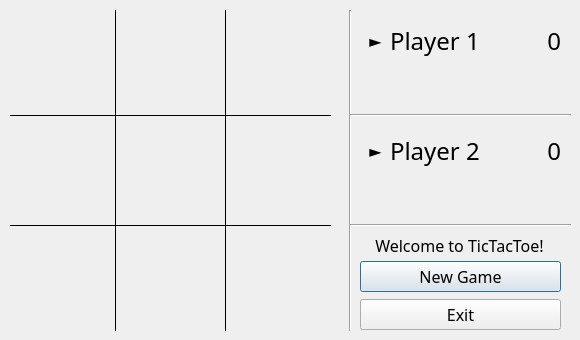
<?xml version="1.0" encoding="UTF-8"?>
<ui version="4.0">
 <class>TicTacToe</class>
 <widget class="QMainWindow" name="TicTacToe">
  <property name="geometry">
   <rect>
    <x>0</x>
    <y>0</y>
    <width>580</width>
    <height>340</height>
   </rect>
  </property>
  <property name="minimumSize">
   <size>
    <width>580</width>
    <height>340</height>
   </size>
  </property>
  <property name="maximumSize">
   <size>
    <width>580</width>
    <height>340</height>
   </size>
  </property>
  <property name="font">
   <font>
    <family>Trebuchet MS</family>
   </font>
  </property>
  <property name="windowTitle">
   <string>TicTacToe by Pascal Schimkus</string>
  </property>
  <widget class="QWidget" name="centralwidget">
   <widget class="QLabel" name="labelPlayer1">
    <property name="geometry">
     <rect>
      <x>390</x>
      <y>20</y>
      <width>111</width>
      <height>41</height>
     </rect>
    </property>
    <property name="font">
     <font>
      <pointsize>18</pointsize>
     </font>
    </property>
    <property name="text">
     <string>Player 1</string>
    </property>
   </widget>
   <widget class="QLabel" name="labelPlayer2">
    <property name="geometry">
     <rect>
      <x>390</x>
      <y>130</y>
      <width>111</width>
      <height>41</height>
     </rect>
    </property>
    <property name="font">
     <font>
      <pointsize>18</pointsize>
     </font>
    </property>
    <property name="text">
     <string>Player 2</string>
    </property>
   </widget>
   <widget class="QLabel" name="scorePlayer2">
    <property name="geometry">
     <rect>
      <x>500</x>
      <y>130</y>
      <width>61</width>
      <height>41</height>
     </rect>
    </property>
    <property name="font">
     <font>
      <pointsize>18</pointsize>
     </font>
    </property>
    <property name="text">
     <string>0</string>
    </property>
    <property name="alignment">
     <set>Qt::AlignRight|Qt::AlignTrailing|Qt::AlignVCenter</set>
    </property>
   </widget>
   <widget class="QLabel" name="scorePlayer1">
    <property name="geometry">
     <rect>
      <x>500</x>
      <y>20</y>
      <width>61</width>
      <height>41</height>
     </rect>
    </property>
    <property name="font">
     <font>
      <pointsize>18</pointsize>
     </font>
    </property>
    <property name="text">
     <string>0</string>
    </property>
    <property name="alignment">
     <set>Qt::AlignRight|Qt::AlignTrailing|Qt::AlignVCenter</set>
    </property>
   </widget>
   <widget class="Line" name="line">
    <property name="geometry">
     <rect>
      <x>330</x>
      <y>10</y>
      <width>41</width>
      <height>321</height>
     </rect>
    </property>
    <property name="orientation">
     <enum>Qt::Vertical</enum>
    </property>
   </widget>
   <widget class="QLabel" name="turnPlayer1">
    <property name="geometry">
     <rect>
      <x>360</x>
      <y>20</y>
      <width>31</width>
      <height>41</height>
     </rect>
    </property>
    <property name="font">
     <font>
      <pointsize>12</pointsize>
     </font>
    </property>
    <property name="text">
     <string>►</string>
    </property>
    <property name="alignment">
     <set>Qt::AlignCenter</set>
    </property>
   </widget>
   <widget class="QLabel" name="turnPlayer2">
    <property name="geometry">
     <rect>
      <x>360</x>
      <y>130</y>
      <width>31</width>
      <height>41</height>
     </rect>
    </property>
    <property name="font">
     <font>
      <pointsize>12</pointsize>
     </font>
    </property>
    <property name="text">
     <string>►</string>
    </property>
    <property name="alignment">
     <set>Qt::AlignCenter</set>
    </property>
   </widget>
   <widget class="QWidget" name="verticalLayoutWidget">
    <property name="geometry">
     <rect>
      <x>360</x>
      <y>260</y>
      <width>201</width>
      <height>71</height>
     </rect>
    </property>
    <layout class="QVBoxLayout" name="verticalLayout">
     <item>
      <widget class="QPushButton" name="buttonNewGame">
       <property name="font">
        <font>
         <pointsize>12</pointsize>
        </font>
       </property>
       <property name="text">
        <string>New Game</string>
       </property>
       <property name="default">
        <bool>true</bool>
       </property>
      </widget>
     </item>
     <item>
      <widget class="QPushButton" name="buttonExit">
       <property name="font">
        <font>
         <pointsize>12</pointsize>
        </font>
       </property>
       <property name="text">
        <string>Exit</string>
       </property>
      </widget>
     </item>
    </layout>
   </widget>
   <widget class="Line" name="line_2">
    <property name="geometry">
     <rect>
      <x>350</x>
      <y>100</y>
      <width>221</width>
      <height>31</height>
     </rect>
    </property>
    <property name="orientation">
     <enum>Qt::Horizontal</enum>
    </property>
   </widget>
   <widget class="Line" name="line_3">
    <property name="geometry">
     <rect>
      <x>350</x>
      <y>210</y>
      <width>221</width>
      <height>31</height>
     </rect>
    </property>
    <property name="orientation">
     <enum>Qt::Horizontal</enum>
    </property>
   </widget>
   <widget class="QLabel" name="info">
    <property name="geometry">
     <rect>
      <x>360</x>
      <y>230</y>
      <width>199</width>
      <height>31</height>
     </rect>
    </property>
    <property name="font">
     <font>
      <pointsize>12</pointsize>
     </font>
    </property>
    <property name="text">
     <string>Welcome to TicTacToe!</string>
    </property>
    <property name="alignment">
     <set>Qt::AlignCenter</set>
    </property>
   </widget>
   <widget class="QPushButton" name="field1">
    <property name="enabled">
     <bool>true</bool>
    </property>
    <property name="geometry">
     <rect>
      <x>10</x>
      <y>10</y>
      <width>101</width>
      <height>101</height>
     </rect>
    </property>
    <property name="cursor">
     <cursorShape>PointingHandCursor</cursorShape>
    </property>
    <property name="text">
     <string/>
    </property>
    <property name="iconSize">
     <size>
      <width>100</width>
      <height>100</height>
     </size>
    </property>
    <property name="flat">
     <bool>true</bool>
    </property>
    <attribute name="buttonGroup">
     <string notr="true">gameField</string>
    </attribute>
   </widget>
   <widget class="QPushButton" name="field2">
    <property name="enabled">
     <bool>true</bool>
    </property>
    <property name="geometry">
     <rect>
      <x>120</x>
      <y>10</y>
      <width>101</width>
      <height>101</height>
     </rect>
    </property>
    <property name="cursor">
     <cursorShape>PointingHandCursor</cursorShape>
    </property>
    <property name="text">
     <string/>
    </property>
    <property name="iconSize">
     <size>
      <width>100</width>
      <height>100</height>
     </size>
    </property>
    <property name="flat">
     <bool>true</bool>
    </property>
    <attribute name="buttonGroup">
     <string notr="true">gameField</string>
    </attribute>
   </widget>
   <widget class="QPushButton" name="field3">
    <property name="enabled">
     <bool>true</bool>
    </property>
    <property name="geometry">
     <rect>
      <x>230</x>
      <y>10</y>
      <width>101</width>
      <height>101</height>
     </rect>
    </property>
    <property name="cursor">
     <cursorShape>PointingHandCursor</cursorShape>
    </property>
    <property name="text">
     <string/>
    </property>
    <property name="iconSize">
     <size>
      <width>100</width>
      <height>100</height>
     </size>
    </property>
    <property name="flat">
     <bool>true</bool>
    </property>
    <attribute name="buttonGroup">
     <string notr="true">gameField</string>
    </attribute>
   </widget>
   <widget class="QPushButton" name="field4">
    <property name="enabled">
     <bool>true</bool>
    </property>
    <property name="geometry">
     <rect>
      <x>10</x>
      <y>120</y>
      <width>101</width>
      <height>101</height>
     </rect>
    </property>
    <property name="cursor">
     <cursorShape>PointingHandCursor</cursorShape>
    </property>
    <property name="text">
     <string/>
    </property>
    <property name="iconSize">
     <size>
      <width>100</width>
      <height>100</height>
     </size>
    </property>
    <property name="flat">
     <bool>true</bool>
    </property>
    <attribute name="buttonGroup">
     <string notr="true">gameField</string>
    </attribute>
   </widget>
   <widget class="QPushButton" name="field5">
    <property name="enabled">
     <bool>true</bool>
    </property>
    <property name="geometry">
     <rect>
      <x>120</x>
      <y>120</y>
      <width>101</width>
      <height>101</height>
     </rect>
    </property>
    <property name="cursor">
     <cursorShape>PointingHandCursor</cursorShape>
    </property>
    <property name="text">
     <string/>
    </property>
    <property name="iconSize">
     <size>
      <width>100</width>
      <height>100</height>
     </size>
    </property>
    <property name="flat">
     <bool>true</bool>
    </property>
    <attribute name="buttonGroup">
     <string notr="true">gameField</string>
    </attribute>
   </widget>
   <widget class="QPushButton" name="field6">
    <property name="enabled">
     <bool>true</bool>
    </property>
    <property name="geometry">
     <rect>
      <x>230</x>
      <y>120</y>
      <width>101</width>
      <height>101</height>
     </rect>
    </property>
    <property name="cursor">
     <cursorShape>PointingHandCursor</cursorShape>
    </property>
    <property name="text">
     <string/>
    </property>
    <property name="iconSize">
     <size>
      <width>100</width>
      <height>100</height>
     </size>
    </property>
    <property name="flat">
     <bool>true</bool>
    </property>
    <attribute name="buttonGroup">
     <string notr="true">gameField</string>
    </attribute>
   </widget>
   <widget class="QPushButton" name="field7">
    <property name="enabled">
     <bool>true</bool>
    </property>
    <property name="geometry">
     <rect>
      <x>10</x>
      <y>230</y>
      <width>101</width>
      <height>101</height>
     </rect>
    </property>
    <property name="cursor">
     <cursorShape>PointingHandCursor</cursorShape>
    </property>
    <property name="text">
     <string/>
    </property>
    <property name="iconSize">
     <size>
      <width>100</width>
      <height>100</height>
     </size>
    </property>
    <property name="flat">
     <bool>true</bool>
    </property>
    <attribute name="buttonGroup">
     <string notr="true">gameField</string>
    </attribute>
   </widget>
   <widget class="QPushButton" name="field8">
    <property name="enabled">
     <bool>true</bool>
    </property>
    <property name="geometry">
     <rect>
      <x>120</x>
      <y>230</y>
      <width>101</width>
      <height>101</height>
     </rect>
    </property>
    <property name="cursor">
     <cursorShape>PointingHandCursor</cursorShape>
    </property>
    <property name="text">
     <string/>
    </property>
    <property name="iconSize">
     <size>
      <width>100</width>
      <height>100</height>
     </size>
    </property>
    <property name="flat">
     <bool>true</bool>
    </property>
    <attribute name="buttonGroup">
     <string notr="true">gameField</string>
    </attribute>
   </widget>
   <widget class="QPushButton" name="field9">
    <property name="enabled">
     <bool>true</bool>
    </property>
    <property name="geometry">
     <rect>
      <x>230</x>
      <y>230</y>
      <width>101</width>
      <height>101</height>
     </rect>
    </property>
    <property name="cursor">
     <cursorShape>PointingHandCursor</cursorShape>
    </property>
    <property name="text">
     <string/>
    </property>
    <property name="iconSize">
     <size>
      <width>100</width>
      <height>100</height>
     </size>
    </property>
    <property name="flat">
     <bool>true</bool>
    </property>
    <attribute name="buttonGroup">
     <string notr="true">gameField</string>
    </attribute>
   </widget>
   <widget class="Line" name="line_4">
    <property name="geometry">
     <rect>
      <x>100</x>
      <y>10</y>
      <width>31</width>
      <height>321</height>
     </rect>
    </property>
    <property name="frameShadow">
     <enum>QFrame::Plain</enum>
    </property>
    <property name="orientation">
     <enum>Qt::Vertical</enum>
    </property>
   </widget>
   <widget class="Line" name="line_5">
    <property name="geometry">
     <rect>
      <x>210</x>
      <y>10</y>
      <width>31</width>
      <height>321</height>
     </rect>
    </property>
    <property name="frameShadow">
     <enum>QFrame::Plain</enum>
    </property>
    <property name="orientation">
     <enum>Qt::Vertical</enum>
    </property>
   </widget>
   <widget class="Line" name="line_6">
    <property name="geometry">
     <rect>
      <x>10</x>
      <y>100</y>
      <width>321</width>
      <height>31</height>
     </rect>
    </property>
    <property name="frameShadow">
     <enum>QFrame::Plain</enum>
    </property>
    <property name="orientation">
     <enum>Qt::Horizontal</enum>
    </property>
   </widget>
   <widget class="Line" name="line_7">
    <property name="geometry">
     <rect>
      <x>10</x>
      <y>210</y>
      <width>321</width>
      <height>31</height>
     </rect>
    </property>
    <property name="frameShadow">
     <enum>QFrame::Plain</enum>
    </property>
    <property name="orientation">
     <enum>Qt::Horizontal</enum>
    </property>
   </widget>
   <widget class="QLabel" name="iconPlayer1">
    <property name="geometry">
     <rect>
      <x>410</x>
      <y>60</y>
      <width>41</width>
      <height>41</height>
     </rect>
    </property>
    <property name="text">
     <string/>
    </property>
   </widget>
   <widget class="QLabel" name="iconPlayer2">
    <property name="geometry">
     <rect>
      <x>410</x>
      <y>170</y>
      <width>41</width>
      <height>41</height>
     </rect>
    </property>
    <property name="text">
     <string/>
    </property>
   </widget>
  </widget>
 </widget>
 <resources/>
 <connections>
  <connection>
   <sender>buttonExit</sender>
   <signal>clicked()</signal>
   <receiver>buttonNewGame</receiver>
   <slot>click()</slot>
   <hints>
    <hint type="sourcelabel">
     <x>460</x>
     <y>313</y>
    </hint>
    <hint type="destinationlabel">
     <x>460</x>
     <y>276</y>
    </hint>
   </hints>
  </connection>
 </connections>
 <buttongroups>
  <buttongroup name="gameField"/>
 </buttongroups>
</ui>
